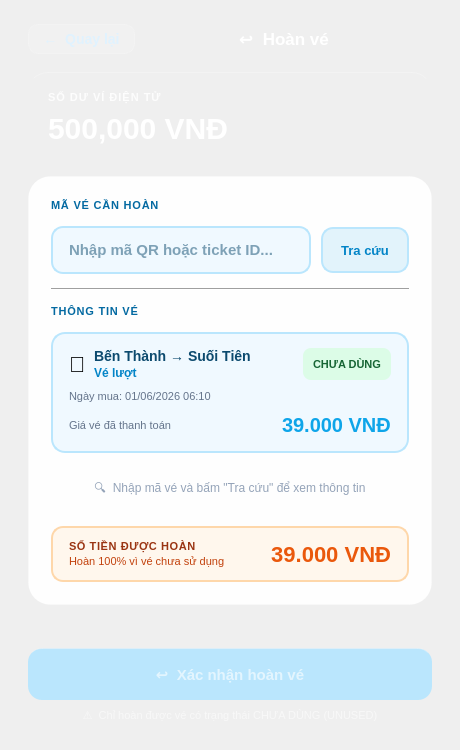
<?xml version="1.0" encoding="UTF-8"?>
<ui version="4.0">
 <class>RefundWindow</class>
 <widget class="QMainWindow" name="RefundWindow">
  <property name="geometry">
   <rect><x>0</x><y>0</y><width>460</width><height>750</height></rect>
  </property>
  <property name="minimumSize">
   <size><width>420</width><height>680</height></size>
  </property>
  <property name="windowTitle">
   <string>Metro Ticket System – Hoàn vé</string>
  </property>
  <property name="styleSheet">
   <string notr="true">
/* ── Nền tổng: đồng bộ với NapTien / Dashboard ── */
QWidget#centralwidget {
    background: qlineargradient(x1:0, y1:0, x2:0.3, y2:1,
        stop:0 #0D1F3C,
        stop:0.4 #0A3060,
        stop:0.7 #0D4080,
        stop:1   #1A5FA8);
}

/* ── Header ── */
QPushButton#btn_back {
    background: rgba(255,255,255,0.10);
    border: 1px solid rgba(255,255,255,0.18);
    border-radius: 10px;
    color: #E0F2FE;
    font-size: 14px;
    font-weight: 600;
    padding: 6px 14px;
}
QPushButton#btn_back:hover { background: rgba(255,255,255,0.18); }

QLabel#lbl_header_title {
    color: #FFFFFF;
    font-size: 17px;
    font-weight: 700;
}

/* ── Card số dư (đồng bộ dashboard) ── */
QFrame#balance_card {
    background: qlineargradient(x1:0, y1:0, x2:1, y2:1,
        stop:0 #0EA5E9, stop:0.5 #0284C7, stop:1 #075985);
    border-radius: 20px;
    border-top: 1px solid rgba(255,255,255,0.25);
}
QLabel#lbl_balance_caption {
    color: rgba(255,255,255,0.85);
    font-size: 11px;
    font-weight: 700;
    letter-spacing: 1px;
}
QLabel#lbl_balance_value {
    color: #FFFFFF;
    font-size: 30px;
    font-weight: 800;
}

/* ── Card trắng chứa nội dung ── */
QFrame#refund_card {
    background-color: rgba(255, 255, 255, 0.97);
    border-radius: 22px;
    border: 1px solid rgba(255, 255, 255, 0.15);
}

/* ── Label nhãn field ── */
QLabel#lbl_field_ticket,
QLabel#lbl_field_info {
    color: #0369A1;
    font-size: 11px;
    font-weight: 700;
    letter-spacing: 0.8px;
}

/* ── Ô nhập mã vé ── */
QLineEdit#inp_ticket_code {
    background-color: #F0F9FF;
    border: 1.5px solid #BAE6FD;
    border-radius: 12px;
    padding: 12px 14px;
    font-size: 15px;
    font-weight: 600;
    color: #0C4A6E;
    selection-background-color: #29B6F6;
}
QLineEdit#inp_ticket_code:hover { border-color: #38BDF8; background-color: #E8F6FD; }
QLineEdit#inp_ticket_code:focus { border-color: #0284C7; background-color: #FFFFFF; }

/* ── Nút tra cứu ── */
QPushButton#btn_lookup {
    background: rgba(14,165,233,0.12);
    border: 1.5px solid #BAE6FD;
    border-radius: 12px;
    color: #0284C7;
    font-size: 13px;
    font-weight: 700;
    padding: 12px 0px;
}
QPushButton#btn_lookup:hover {
    background: rgba(14,165,233,0.22);
    border-color: #0EA5E9;
}

/* ── Card thông tin vé (hiện ra sau khi tra cứu) ── */
QFrame#ticket_info_card {
    background-color: #F0F9FF;
    border: 1.5px solid #BAE6FD;
    border-radius: 14px;
}
QLabel#lbl_ticket_route {
    color: #0C4A6E;
    font-size: 14px;
    font-weight: 700;
}
QLabel#lbl_ticket_type {
    color: #0284C7;
    font-size: 12px;
    font-weight: 600;
}
QLabel#lbl_ticket_date {
    color: #64748B;
    font-size: 11px;
}
QLabel#lbl_ticket_price_caption {
    color: #64748B;
    font-size: 11px;
}
QLabel#lbl_ticket_price_value {
    color: #0EA5E9;
    font-size: 20px;
    font-weight: 800;
}

/* ── Badge trạng thái vé ── */
QLabel#badge_status {
    background-color: #DCFCE7;
    color: #166534;
    border-radius: 8px;
    font-size: 11px;
    font-weight: 700;
    padding: 3px 10px;
}

/* ── Divider ── */
QFrame#divider {
    color: #E0F2FE;
}

/* ── Số tiền hoàn (hiển thị nổi bật) ── */
QFrame#refund_amount_row {
    background-color: #FFF7ED;
    border: 1.5px solid #FED7AA;
    border-radius: 12px;
}
QLabel#lbl_refund_caption {
    color: #9A3412;
    font-size: 11px;
    font-weight: 700;
    letter-spacing: 0.6px;
}
QLabel#lbl_refund_amount {
    color: #EA580C;
    font-size: 22px;
    font-weight: 800;
}
QLabel#lbl_refund_note {
    color: #C2410C;
    font-size: 11px;
}

/* ── Nút xác nhận hoàn vé ── */
QPushButton#btn_confirm_refund {
    background: qlineargradient(x1:0, y1:0, x2:1, y2:0,
        stop:0 #0284C7, stop:0.5 #0EA5E9, stop:1 #38BDF8);
    color: #FFFFFF;
    border: none;
    border-radius: 14px;
    font-size: 15px;
    font-weight: 700;
    padding: 14px 0px;
    border-top: 1px solid rgba(255,255,255,0.2);
}
QPushButton#btn_confirm_refund:hover {
    background: qlineargradient(x1:0, y1:0, x2:1, y2:0,
        stop:0 #0369A1, stop:0.5 #0284C7, stop:1 #0EA5E9);
}
QPushButton#btn_confirm_refund:pressed {
    background: qlineargradient(x1:0, y1:0, x2:1, y2:0,
        stop:0 #075985, stop:1 #0284C7);
}
QPushButton#btn_confirm_refund:disabled {
    background: #BAE6FD;
    color: rgba(255,255,255,0.6);
}

QLabel#lbl_bottom_note {
    color: rgba(255,255,255,0.55);
    font-size: 11px;
}
   </string>
  </property>

  <widget class="QWidget" name="centralwidget">
   <layout class="QVBoxLayout" name="root_layout">
    <property name="spacing"><number>0</number></property>
    <property name="leftMargin"><number>28</number></property>
    <property name="topMargin"><number>24</number></property>
    <property name="rightMargin"><number>28</number></property>
    <property name="bottomMargin"><number>28</number></property>

    <!-- ── HEADER ── -->
    <item>
     <layout class="QHBoxLayout" name="header_row">
      <property name="spacing"><number>0</number></property>
      <item>
       <widget class="QPushButton" name="btn_back">
        <property name="cursor"><cursorShape>PointingHandCursor</cursorShape></property>
        <property name="text"><string>←  Quay lại</string></property>
        <property name="flat"><bool>true</bool></property>
       </widget>
      </item>
      <item>
       <spacer>
        <property name="orientation"><enum>Qt::Horizontal</enum></property>
        <property name="sizeHint" stdset="0"><size><width>20</width><height>20</height></size></property>
       </spacer>
      </item>
      <item>
       <widget class="QLabel" name="lbl_header_title">
        <property name="text"><string>↩  Hoàn vé</string></property>
        <property name="alignment"><set>Qt::AlignCenter</set></property>
       </widget>
      </item>
      <item>
       <spacer>
        <property name="orientation"><enum>Qt::Horizontal</enum></property>
        <property name="sizeHint" stdset="0"><size><width>20</width><height>20</height></size></property>
       </spacer>
      </item>
     </layout>
    </item>

    <item>
     <spacer>
      <property name="orientation"><enum>Qt::Vertical</enum></property>
      <property name="sizeType"><enum>QSizePolicy::Fixed</enum></property>
      <property name="sizeHint" stdset="0"><size><width>0</width><height>18</height></size></property>
     </spacer>
    </item>

    <!-- ── CARD SỐ DƯ ── -->
    <item>
     <widget class="QFrame" name="balance_card">
      <property name="minimumSize"><size><width>0</width><height>88</height></size></property>
      <property name="maximumSize"><size><width>16777215</width><height>88</height></size></property>
      <property name="frameShape"><enum>QFrame::NoFrame</enum></property>
      <layout class="QVBoxLayout" name="balance_card_layout">
       <property name="leftMargin"><number>20</number></property>
       <property name="topMargin"><number>14</number></property>
       <property name="rightMargin"><number>20</number></property>
       <property name="bottomMargin"><number>14</number></property>
       <property name="spacing"><number>4</number></property>
       <item>
        <widget class="QLabel" name="lbl_balance_caption">
         <property name="text"><string>SỐ DƯ VÍ ĐIỆN TỬ</string></property>
        </widget>
       </item>
       <item>
        <widget class="QLabel" name="lbl_balance_value">
         <property name="text"><string>500,000 VNĐ</string></property>
        </widget>
       </item>
      </layout>
     </widget>
    </item>

    <item>
     <spacer>
      <property name="orientation"><enum>Qt::Vertical</enum></property>
      <property name="sizeType"><enum>QSizePolicy::Fixed</enum></property>
      <property name="sizeHint" stdset="0"><size><width>0</width><height>16</height></size></property>
     </spacer>
    </item>

    <!-- ── CARD CHÍNH ── -->
    <item>
     <widget class="QFrame" name="refund_card">
      <property name="frameShape"><enum>QFrame::NoFrame</enum></property>
      <layout class="QVBoxLayout" name="refund_card_layout">
       <property name="leftMargin"><number>22</number></property>
       <property name="topMargin"><number>22</number></property>
       <property name="rightMargin"><number>22</number></property>
       <property name="bottomMargin"><number>22</number></property>
       <property name="spacing"><number>14</number></property>

       <!-- Label field nhập mã vé -->
       <item>
        <widget class="QLabel" name="lbl_field_ticket">
         <property name="text"><string>MÃ VÉ CẦN HOÀN</string></property>
        </widget>
       </item>

       <!-- Row nhập mã + nút tra cứu -->
       <item>
        <layout class="QHBoxLayout" name="lookup_row">
         <property name="spacing"><number>10</number></property>
         <item>
          <widget class="QLineEdit" name="inp_ticket_code">
           <property name="placeholderText"><string>Nhập mã QR hoặc ticket ID...</string></property>
           <property name="minimumHeight"><number>46</number></property>
          </widget>
         </item>
         <item>
          <widget class="QPushButton" name="btn_lookup">
           <property name="cursor"><cursorShape>PointingHandCursor</cursorShape></property>
           <property name="text"><string>Tra cứu</string></property>
           <property name="minimumSize"><size><width>88</width><height>46</height></size></property>
           <property name="maximumSize"><size><width>88</width><height>46</height></size></property>
          </widget>
         </item>
        </layout>
       </item>

       <!-- Divider -->
       <item>
        <widget class="QFrame" name="divider">
         <property name="frameShape"><enum>QFrame::HLine</enum></property>
         <property name="frameShadow"><enum>QFrame::Sunken</enum></property>
        </widget>
       </item>

       <!-- Label thông tin vé -->
       <item>
        <widget class="QLabel" name="lbl_field_info">
         <property name="text"><string>THÔNG TIN VÉ</string></property>
        </widget>
       </item>

       <!-- Card thông tin vé (ẩn mặc định, hiện sau khi tra cứu) -->
       <item>
        <widget class="QFrame" name="ticket_info_card">
         <property name="frameShape"><enum>QFrame::NoFrame</enum></property>
         <property name="visible"><bool>false</bool></property>
         <layout class="QVBoxLayout" name="ticket_info_layout">
          <property name="leftMargin"><number>16</number></property>
          <property name="topMargin"><number>14</number></property>
          <property name="rightMargin"><number>16</number></property>
          <property name="bottomMargin"><number>14</number></property>
          <property name="spacing"><number>10</number></property>

          <!-- Row: icon + tuyến + badge trạng thái -->
          <item>
           <layout class="QHBoxLayout" name="ticket_top_row">
            <property name="spacing"><number>8</number></property>
            <item>
             <widget class="QLabel" name="lbl_ticket_icon">
              <property name="text"><string>🎫</string></property>
              <property name="styleSheet"><string>font-size: 22px;</string></property>
             </widget>
            </item>
            <item>
             <layout class="QVBoxLayout" name="ticket_title_col">
              <property name="spacing"><number>2</number></property>
              <item>
               <widget class="QLabel" name="lbl_ticket_route">
                <property name="text"><string>Bến Thành → Suối Tiên</string></property>
               </widget>
              </item>
              <item>
               <widget class="QLabel" name="lbl_ticket_type">
                <property name="text"><string>Vé lượt</string></property>
               </widget>
              </item>
             </layout>
            </item>
            <item>
             <spacer>
              <property name="orientation"><enum>Qt::Horizontal</enum></property>
              <property name="sizeHint" stdset="0"><size><width>20</width><height>20</height></size></property>
             </spacer>
            </item>
            <item>
             <widget class="QLabel" name="badge_status">
              <property name="text"><string>CHƯA DÙNG</string></property>
              <property name="alignment"><set>Qt::AlignCenter</set></property>
             </widget>
            </item>
           </layout>
          </item>

          <!-- Ngày mua -->
          <item>
           <widget class="QLabel" name="lbl_ticket_date">
            <property name="text"><string>Ngày mua: 01/06/2026 06:10</string></property>
           </widget>
          </item>

          <!-- Row giá vé -->
          <item>
           <layout class="QHBoxLayout" name="price_row">
            <item>
             <widget class="QLabel" name="lbl_ticket_price_caption">
              <property name="text"><string>Giá vé đã thanh toán</string></property>
             </widget>
            </item>
            <item>
             <spacer>
              <property name="orientation"><enum>Qt::Horizontal</enum></property>
              <property name="sizeHint" stdset="0"><size><width>20</width><height>20</height></size></property>
             </spacer>
            </item>
            <item>
             <widget class="QLabel" name="lbl_ticket_price_value">
              <property name="text"><string>39.000 VNĐ</string></property>
             </widget>
            </item>
           </layout>
          </item>

         </layout>
        </widget>
       </item>

       <!-- Placeholder khi chưa tra cứu -->
       <item>
        <widget class="QLabel" name="lbl_empty_state">
         <property name="text"><string>🔍  Nhập mã vé và bấm "Tra cứu" để xem thông tin</string></property>
         <property name="alignment"><set>Qt::AlignCenter</set></property>
         <property name="wordWrap"><bool>true</bool></property>
         <property name="styleSheet"><string>color: #94A3B8; font-size: 12px; padding: 12px 0px;</string></property>
        </widget>
       </item>

       <!-- Row số tiền hoàn (ẩn mặc định) -->
       <item>
        <widget class="QFrame" name="refund_amount_row">
         <property name="frameShape"><enum>QFrame::NoFrame</enum></property>
         <property name="visible"><bool>false</bool></property>
         <layout class="QHBoxLayout" name="refund_amount_layout">
          <property name="leftMargin"><number>16</number></property>
          <property name="topMargin"><number>12</number></property>
          <property name="rightMargin"><number>16</number></property>
          <property name="bottomMargin"><number>12</number></property>
          <property name="spacing"><number>8</number></property>
          <item>
           <layout class="QVBoxLayout" name="refund_text_col">
            <property name="spacing"><number>2</number></property>
            <item>
             <widget class="QLabel" name="lbl_refund_caption">
              <property name="text"><string>SỐ TIỀN ĐƯỢC HOÀN</string></property>
             </widget>
            </item>
            <item>
             <widget class="QLabel" name="lbl_refund_note">
              <property name="text"><string>Hoàn 100% vì vé chưa sử dụng</string></property>
             </widget>
            </item>
           </layout>
          </item>
          <item>
           <spacer>
            <property name="orientation"><enum>Qt::Horizontal</enum></property>
            <property name="sizeHint" stdset="0"><size><width>20</width><height>20</height></size></property>
           </spacer>
          </item>
          <item>
           <widget class="QLabel" name="lbl_refund_amount">
            <property name="text"><string>39.000 VNĐ</string></property>
            <property name="alignment"><set>Qt::AlignRight|Qt::AlignVCenter</set></property>
           </widget>
          </item>
         </layout>
        </widget>
       </item>

      </layout>
     </widget>
    </item>

    <item>
     <spacer>
      <property name="orientation"><enum>Qt::Vertical</enum></property>
      <property name="sizeHint" stdset="0"><size><width>20</width><height>20</height></size></property>
     </spacer>
    </item>

    <!-- ── NÚT XÁC NHẬN HOÀN VÉ ── -->
    <item>
     <widget class="QPushButton" name="btn_confirm_refund">
      <property name="cursor"><cursorShape>PointingHandCursor</cursorShape></property>
      <property name="text"><string>↩  Xác nhận hoàn vé</string></property>
      <property name="minimumSize"><size><width>0</width><height>52</height></size></property>
      <property name="enabled"><bool>false</bool></property>
     </widget>
    </item>

    <item>
     <spacer>
      <property name="orientation"><enum>Qt::Vertical</enum></property>
      <property name="sizeType"><enum>QSizePolicy::Fixed</enum></property>
      <property name="sizeHint" stdset="0"><size><width>0</width><height>8</height></size></property>
     </spacer>
    </item>

    <!-- Ghi chú dưới cùng -->
    <item>
     <widget class="QLabel" name="lbl_bottom_note">
      <property name="text"><string>⚠  Chỉ hoàn được vé có trạng thái CHƯA DÙNG (UNUSED)</string></property>
      <property name="alignment"><set>Qt::AlignCenter</set></property>
      <property name="wordWrap"><bool>true</bool></property>
     </widget>
    </item>

   </layout>
  </widget>
 </widget>
</ui>
